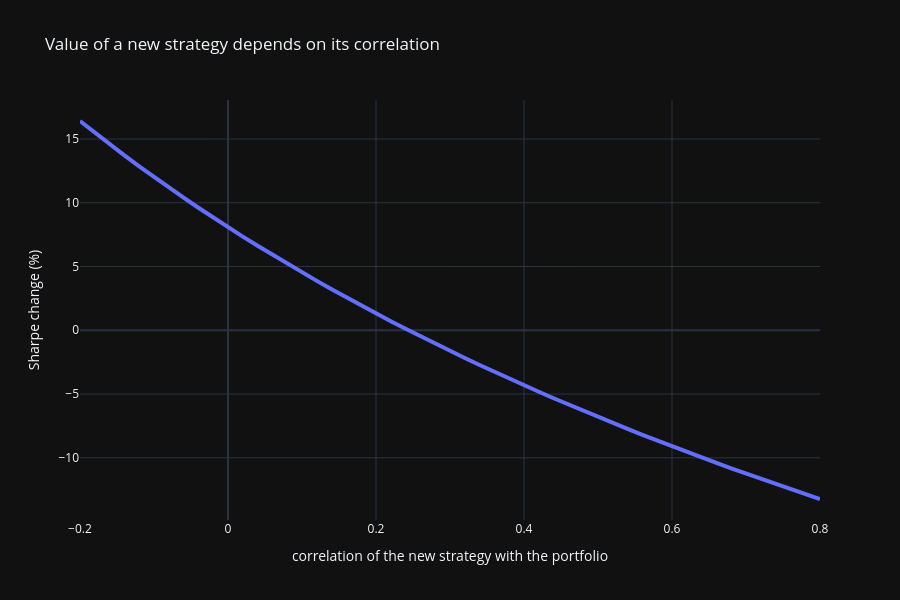

Notebook cell for this chart:
### Markdown cell above
Adding one more strategy to an existing portfolio: its benefit depends on its correlation with what you already have. Marginal Sharpe of a 11th strategy (same SR) added to 10 strategies with $\bar\rho = 0.2$, as a function of its own average correlation with them:

### Code cell
def sr_add_one(sr, n, rho, rho_new):
    # n strategies with average correlation rho, plus one with average correlation rho_new to them
    var = (n + n * (n - 1) * rho + 1 + 2 * n * rho_new) / (n + 1) ** 2
    return sr / np.sqrt(var)

rho_new = np.linspace(-0.2, 0.8, 51)
base = sr_portfolio(0.5, 10, 0.2)
gain = pd.Series(sr_add_one(0.5, 10, 0.2, rho_new) / base - 1, index=rho_new)
plot_lines({"Sharpe gain from the 11th strategy": gain * 100}, "Value of a new strategy depends on its correlation",
           ytitle="Sharpe change (%)", xtitle="correlation of the new strategy with the portfolio", height=600)
print(f"rho_new = 0.0: {gain.iloc[np.abs(rho_new - 0).argmin()]:+.1%} | rho_new = 0.6: {gain.iloc[np.abs(rho_new - 0.6).argmin()]:+.1%}")

### Figure 1 — Plotly figure (JSON) as saved in the notebook; plotly's stock layout.template omitted (floating-point values rounded to 4 significant figures)
{"data": [{"line": {"width": 4}, "name": "Sharpe gain from the 11th strategy", "type": "scatter", "x": [-0.2, -0.18, -0.16, -0.14, -0.12, -0.1, -0.08, -0.06, -0.04, -0.02, 0.0, 0.02, 0.04, 0.06, 0.08, 0.1, 0.12, 0.14, 0.16, 0.18, 0.2, 0.22, 0.24, 0.26, 0.28, 0.3, 0.32, 0.34, 0.36, 0.38, 0.4, 0.42, 0.44, 0.46, 0.48, 0.5, 0.52, 0.54, 0.56, 0.58, 0.6, 0.62, 0.64, 0.66, 0.68, 0.7, 0.72, 0.74, 0.76, 0.78, 0.8], "y": [16.41, 15.49, 14.59, 13.72, 12.86, 12.02, 11.2, 10.39, 9.609, 8.84, 8.087, 7.349, 6.626, 5.918, 5.223, 4.542, 3.874, 3.219, 2.576, 1.944, 1.325, 0.716, 0.1183, -0.4689, -1.046, -1.613, -2.17, -2.719, -3.257, -3.788, -4.309, -4.822, -5.327, -5.824, -6.313, -6.795, -7.269, -7.736, -8.197, -8.65, -9.097, -9.537, -9.971, -10.4, -10.82, -11.24, -11.65, -12.05, -12.45, -12.84, -13.23]}], "layout": {"height": 600, "hovermode": "x unified", "title": {"text": "Value of a new strategy depends on its correlation"}, "xaxis": {"title": {"text": "correlation of the new strategy with the portfolio"}}, "yaxis": {"title": {"text": "Sharpe change (%)"}}}}
